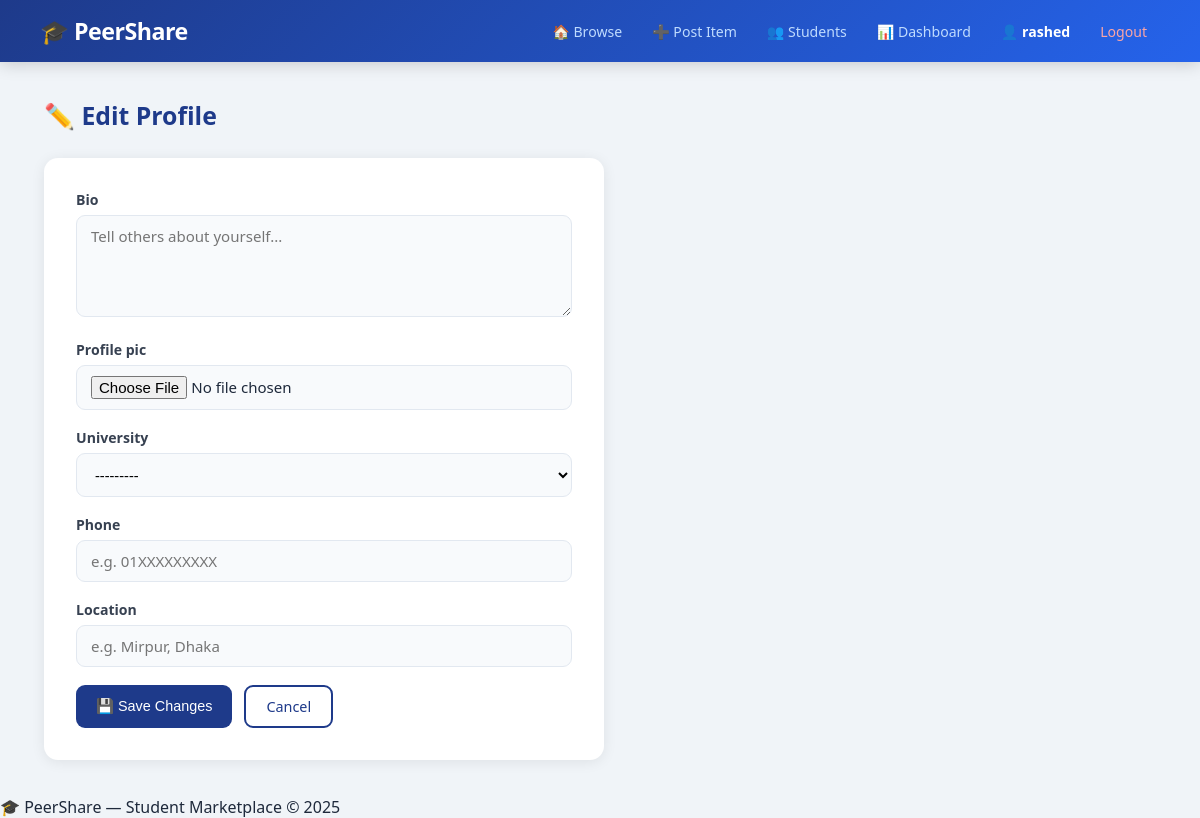
Before: /user/profile/edit/ (signed in) with the older database file.
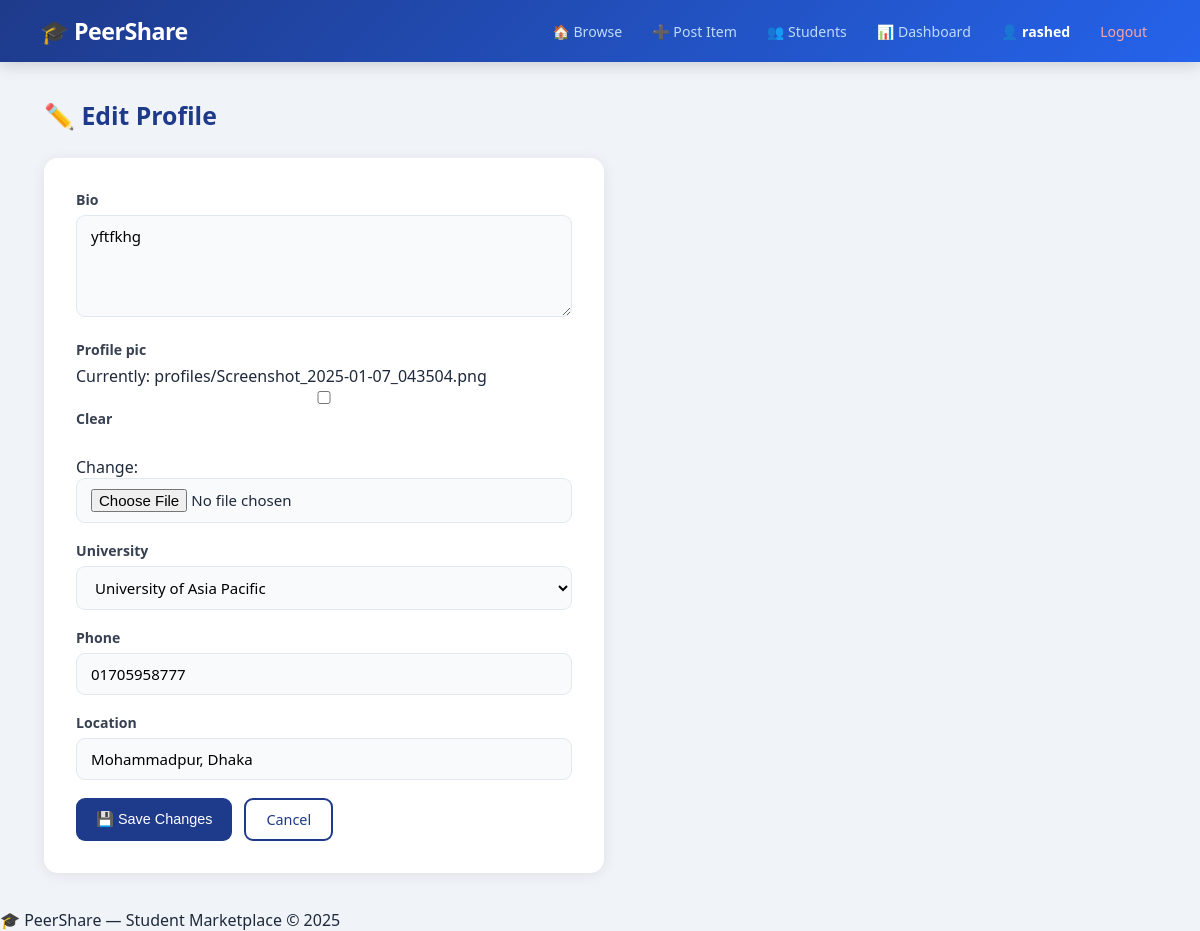
After: the same page with the newer database file.
### user/models.py (models this page shows, shortened)
class Profile(models.Model):
    UNIVERSITY_CHOICES = [
        ('dhaka', 'University of Asia Pacific'),
        ('dhaka', 'University of Dhaka'),
        ('buet',  'BUET'),
        ('nsu',   'North South University'),
        ('bracu', 'BRAC University'),
        ('cuet',  'CUET'),
        ('ruet',  'RUET'),
        ('other', 'Other'),
    ]
    user        = models.OneToOneField(
                    settings.AUTH_USER_MODEL,
                    on_delete=models.CASCADE,
                    related_name='profile'
                  )
    bio         = models.TextField(blank=True, null=True)
    profile_pic = models.ImageField(
                    upload_to='profiles/',
                    blank=True, null=True
                  )
    university  = models.CharField(
                    max_length=100,
                    choices=UNIVERSITY_CHOICES,
                    blank=True
                  )
    phone       = models.CharField(max_length=20, blank=True)
    location    = models.CharField(max_length=100, blank=True)
    joined_at   = models.DateTimeField(auto_now_add=True)

### user/views.py (the view)
# urls.py: path('profile/edit/',    views.edit_profile,  name='edit_profile'),
@login_required
def edit_profile(request):
    profile = request.user.profile
    if request.method == 'POST':
        form = ProfileForm(request.POST, request.FILES, instance=profile)
        if form.is_valid():
            form.save()
            messages.success(request, ' Profile updated!')
            return redirect('my_profile')
    else:
        form = ProfileForm(instance=profile)
    return render(request, 'user/edit_profile.html', {'form': form})

### user/forms.py
class ProfileForm(forms.ModelForm):
    class Meta:
        model  = Profile
        fields = [
            'bio', 'profile_pic',
            'university', 'phone', 'location'
        ]
        widgets = {
            'bio': forms.Textarea(attrs={
                'rows': 4,
                'placeholder': 'Tell others about yourself...'
            }),
            'phone': forms.TextInput(attrs={
                'placeholder': 'e.g. 01XXXXXXXXX'
            }),
            'location': forms.TextInput(attrs={
                'placeholder': 'e.g. Mirpur, Dhaka'
            }),
        }

### templates/user/edit_profile.html (shortened to what this page needs)
{% extends 'base.html' %}
{% block content %}
<div class="page-head">
  <h2>✏️ Edit Profile</h2>
</div>
<div class="form-container">
  <form method="POST"
        enctype="multipart/form-data"
        class="form-box">
    {% for field in form %}
    <div class="field-group">
      <label>{{ field.label }}</label>
      {{ field }}
    </div>
    {% endfor %}
    <div class="form-actions">
      <button type="submit" class="btn">💾 Save Changes</button>
      <a href="/user/profile/" class="btn outline">Cancel</a>
    </div>
  </form>
</div>
{% endblock %}

Changed rows visible on the page:
changed Profile: bio (not shown) → "yftfkhg"; university "---------" → "University of Asia Pacific"; phone (not shown) → "01705958777"; location (not shown) → "Mohammadpur, Dhaka"
Other visible differences:
new list line: "Currently: profiles/Screenshot_2025-01-07_043504.png Clear Change: ☐"
